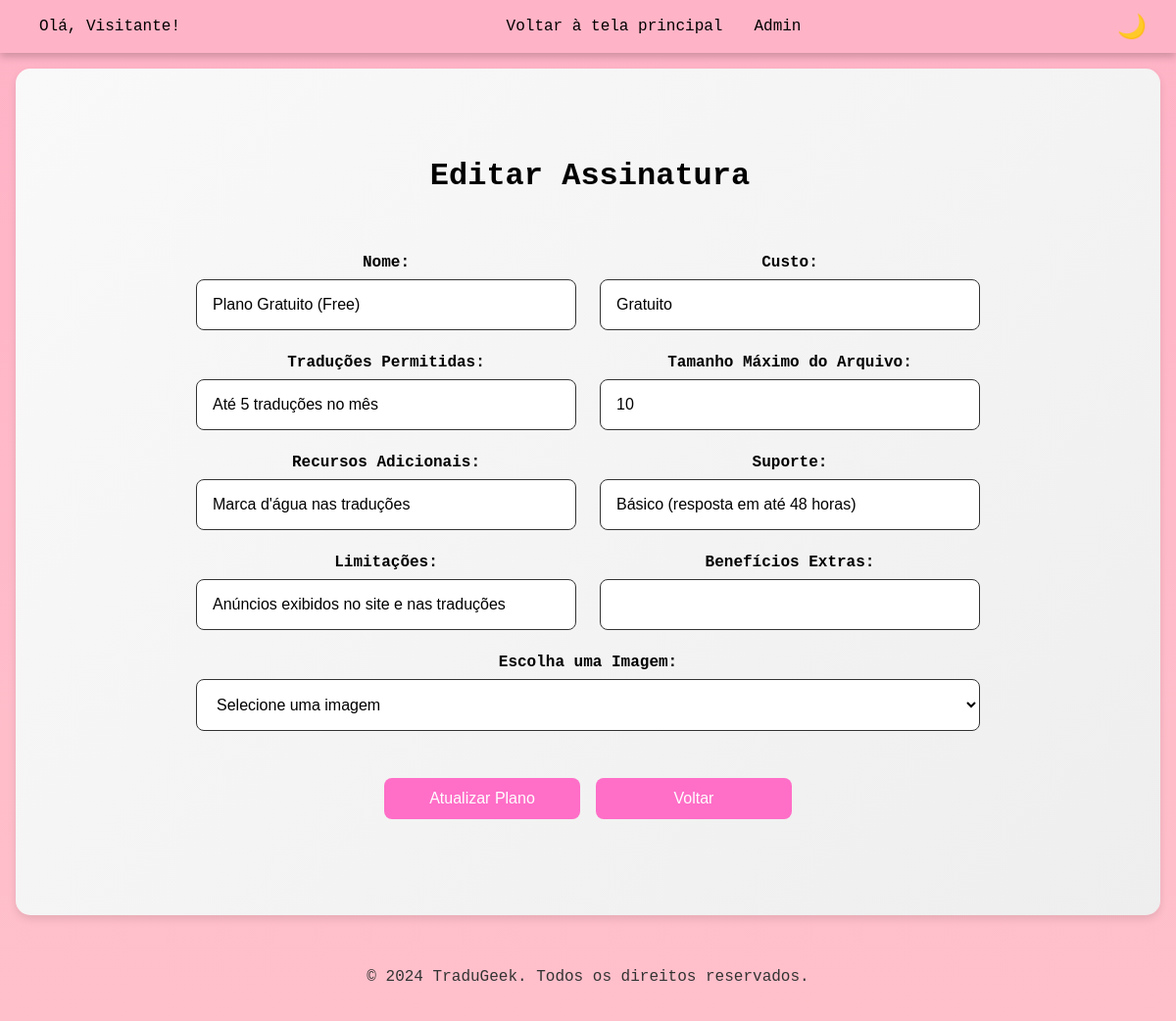
Page /editar_assinatura.php?idassinatura=1 on the committed database.
### tables this page shows
CREATE TABLE IF NOT EXISTS `assinatura` (
    `idassinatura` INT(11) NOT NULL AUTO_INCREMENT,
    `nome` VARCHAR(55) NULL DEFAULT NULL,
    `custo` VARCHAR(45) NULL DEFAULT NULL,
    `traduPermitidas` VARCHAR(45) NULL DEFAULT NULL,
    `maxArquivos` VARCHAR(45) NULL DEFAULT NULL,
    `recursos` VARCHAR(255) NULL DEFAULT NULL,
    `suporte` VARCHAR(45) NULL DEFAULT NULL,
    `limitacoes` VARCHAR(255) NULL DEFAULT NULL,
    `beneficiosExtras` VARCHAR(255) NULL DEFAULT NULL,
    `imagem` VARCHAR(255) NULL DEFAULT NULL,
    PRIMARY KEY (`idassinatura`)
);

### editar_assinatura.php (the view, shortened to what this page needs)
<?php
require_once "c.php";
if (isset($_GET['idassinatura'])) {
    $idassinatura = $_GET['idassinatura'];
    $idassinatura = mysqli_real_escape_string($conexao, $idassinatura);
    $sql = "SELECT idassinatura, nome, custo, traduPermitidas, maxArquivos, recursos, suporte, limitacoes, beneficiosExtras, imagem FROM assinatura WHERE idassinatura = $idassinatura";
    $result = mysqli_query($conexao, $sql);
    if ($result && mysqli_num_rows($result) > 0) {
        $row = mysqli_fetch_assoc($result);
        $nome = htmlspecialchars($row['nome']);
        $custo = htmlspecialchars($row['custo']);
        $traduPermitidas = htmlspecialchars($row['traduPermitidas']);
        $maxArquivos = htmlspecialchars($row['maxArquivos']);
        $recursos = htmlspecialchars($row['recursos']);
        $suporte = htmlspecialchars($row['suporte']);
        $limitacoes = htmlspecialchars($row['limitacoes']);
        $beneficiosExtras = htmlspecialchars($row['beneficiosExtras']);
    } else {
        echo "Plano não encontrado.";
        exit;
    }
}
?>
<!DOCTYPE html>
<html lang="pt-BR">
<head>
    <link rel="stylesheet" href="css\editarAssinatura.css">
</head>
<body>
    <header>
        <nav class="barraNav">
            <span class="olaUsuario">
                <?php
                if (isset($_SESSION['usuario']) && $_SESSION['online']) {
                    echo "Olá, " . htmlspecialchars($_SESSION['usuario']) . "!";
                } else {
                    echo "Olá, Visitante!";
                }
                ?>
            </span>
            <ul>
              <li><a href="index.php">Voltar à tela principal</a></li>
                <li><a href="admin.php">Admin</a></li>
            </ul>
            <button class="mudarTema" id="altTema" title="Alternar Tema">☀️</button>
        </nav>
    </header>
 <main>
<div class="signup-container">
    <div class="signup-box">
        <h2 id="typing">Editar Assinatura</h2>
        <form method="POST" action="editar_assinatura.php?idassinatura=<?php echo $idassinatura; ?>">
            <div class="form-group">
                <label for="nome">Nome:</label>
                <input type="text" name="nome" value="<?php echo $nome; ?>" required />
            </div>
            <div class="form-group">
                <label for="custo">Custo:</label>
                <input type="text" name="custo" value="<?php echo $custo; ?>" required />
            </div>
            <div class="form-group">
                <label for="traduPermitidas">Traduções Permitidas:</label>
                <input type="text" name="traduPermitidas" value="<?php echo $traduPermitidas; ?>" required />
            </div>
            <div class="form-group">
                <label for="maxArquivos">Tamanho Máximo do Arquivo:</label>
                <input type="text" name="maxArquivos" value="<?php echo $maxArquivos; ?>" required />
            </div>
            <div class="form-group">
                <label for="recursos">Recursos Adicionais:</label>
                <input type="text" name="recursos" value="<?php echo $recursos; ?>" required />
            </div>
            <div class="form-group">
                <label for="suporte">Suporte:</label>
                <input type="text" name="suporte" value="<?php echo $suporte; ?>" required />
            </div>
            <div class="form-group">
                <label for="limitacoes">Limitações:</label>
                <input type="text" name="limitacoes" value="<?php echo $limitacoes; ?>" required />
            </div>
            <div class="form-group">
                <label for="beneficiosExtras">Benefícios Extras:</label>
                <input type="text" name="beneficiosExtras" value="<?php echo $beneficiosExtras; ?>" />
            </div>
            <div class="form-group">
                <label for="imagem">Escolha uma Imagem:</label>
                <select name="imagem_selecionada">
                    <option value="">Selecione uma imagem</option>
                </select>
            </div>
            <div class="form-buttons">
                <input type="submit" value="Atualizar Plano" />
                <input type="button" value="Voltar" onclick="location.href='admin.php'" />
            </div>
        </form>
    </div>
</div>
</main>
<footer>
        <div class="footer-content">
            <p>© 2024 TraduGeek. Todos os direitos reservados.</p>
        </div>
    </footer>
</body>
</html>

### rows in the picture
assinatura: nome "Plano Gratuito (Free)", custo "Gratuito", traduPermitidas "Até 5 traduções no mês", maxArquivos "10", recursos "Marca d'água nas traduções", suporte "Básico (resposta em até 48 horas)", limitacoes "Anúncios exibidos no site e nas traduções"
